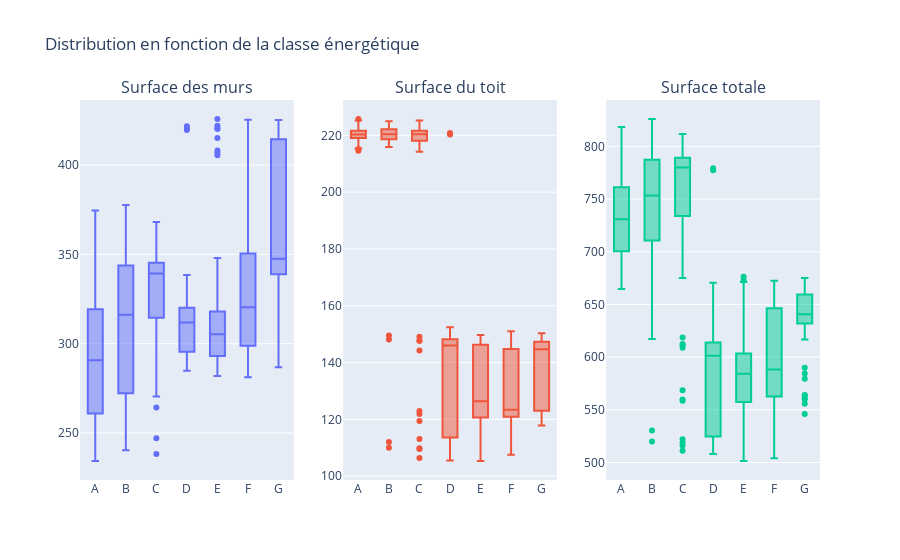

Notebook source saved alongside this figure:
### Markdown cell above
<br>
La surface est calculée en sommant la surface des murs et en ajoutant deux fois la surface du toit. \
La relation étant vérifiée pour tous les points de notre jeu de donnée, nous allons pouvoir supprimer une ou plusieurs variables étant donné que les informations sont redondantes.

<br>

### Code cell
fig = make_subplots(rows=1, cols=3, 
                    subplot_titles=['Surface des murs', 'Surface du toit', 'Surface totale'])

fig.append_trace(go.Box(x=x["Energy.efficiency"], y=x["Wall.area"]), 1, 1)
fig.append_trace(go.Box(x=x["Energy.efficiency"], y=x["Roof.area"]), 1, 2)
fig.append_trace(go.Box(x=x["Energy.efficiency"], y=x["Surface.area"]), 1, 3)

fig.update_layout(showlegend=False, 
                  title_text="Distribution en fonction de la classe énergétique")

fig.update_xaxes(categoryorder='array', categoryarray=category_orders['Energy.efficiency'])

fig.show()

### Figure 1 — Plotly figure (JSON) as saved in the notebook; plotly's stock layout.template omitted (floating-point values rounded to 4 significant figures; data arrays with more than 128 entries replaced by an {"elided": "..."} marker saying what was removed)
{"data": [{"type": "box", "x": {"elided": "768 str values"}, "xaxis": "x", "y": {"elided": "768 float values"}, "yaxis": "y"}, {"type": "box", "x": {"elided": "768 str values"}, "xaxis": "x2", "y": {"elided": "768 float values"}, "yaxis": "y2"}, {"type": "box", "x": {"elided": "768 str values"}, "xaxis": "x3", "y": {"elided": "768 float values"}, "yaxis": "y3"}], "layout": {"annotations": [{"font": {"size": 16}, "showarrow": false, "text": "Surface des murs", "x": 0.1444, "xanchor": "center", "xref": "paper", "y": 1, "yanchor": "bottom", "yref": "paper"}, {"font": {"size": 16}, "showarrow": false, "text": "Surface du toit", "x": 0.5, "xanchor": "center", "xref": "paper", "y": 1, "yanchor": "bottom", "yref": "paper"}, {"font": {"size": 16}, "showarrow": false, "text": "Surface totale", "x": 0.8556, "xanchor": "center", "xref": "paper", "y": 1, "yanchor": "bottom", "yref": "paper"}], "showlegend": false, "title": {"text": "Distribution en fonction de la classe énergétique"}, "xaxis": {"anchor": "y", "categoryarray": ["A", "B", "C", "D", "E", "F", "G"], "categoryorder": "array", "domain": [0, 0.2889]}, "xaxis2": {"anchor": "y2", "categoryarray": ["A", "B", "C", "D", "E", "F", "G"], "categoryorder": "array", "domain": [0.3556, 0.6444]}, "xaxis3": {"anchor": "y3", "categoryarray": ["A", "B", "C", "D", "E", "F", "G"], "categoryorder": "array", "domain": [0.7111, 1]}, "yaxis": {"anchor": "x", "domain": [0, 1]}, "yaxis2": {"anchor": "x2", "domain": [0, 1]}, "yaxis3": {"anchor": "x3", "domain": [0, 1]}}}
